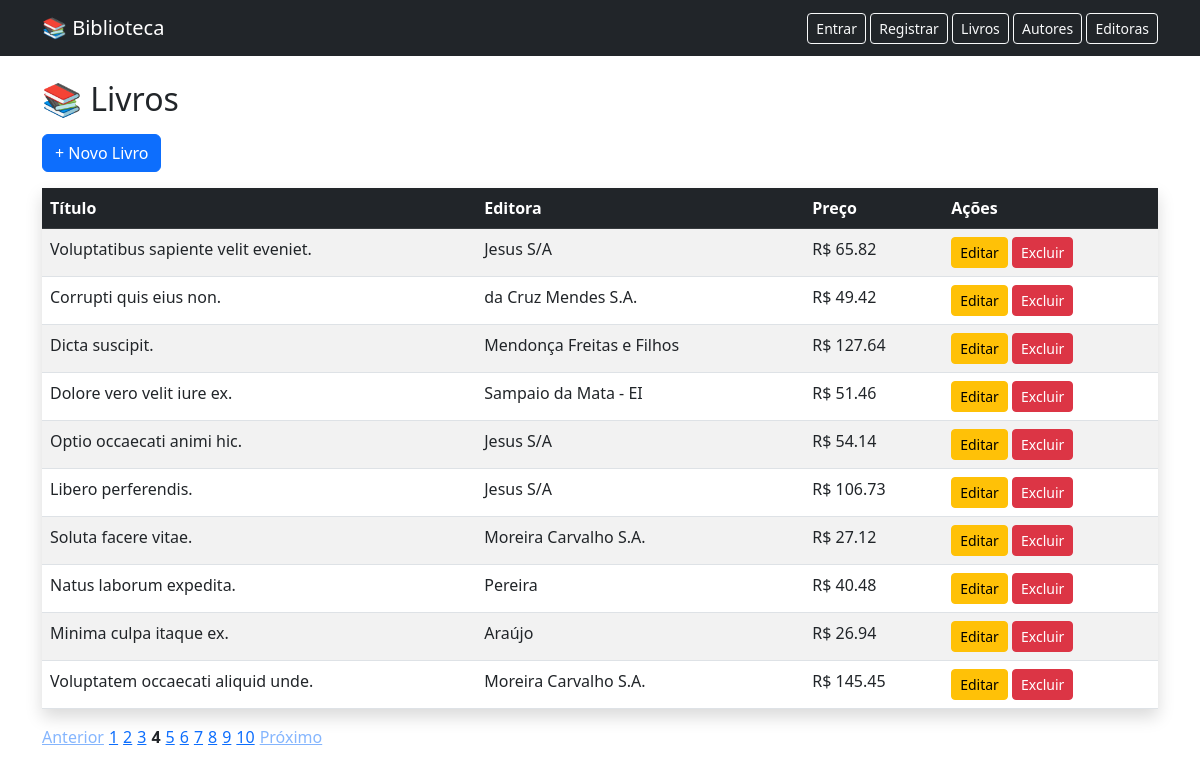
Screenshot of /edu/livros/?page=4 with the database file from the repository.
### edu/models.py (models this page shows, shortened)
class Livro(models.Model):
    isbn = models.CharField(max_length=13, unique=True)
    titulo = models.CharField(max_length=200)
    publicacao = models.DateField()
    preco = models.DecimalField(max_digits=6, decimal_places=2)
    estoque = models.IntegerField()
    editora = models.ForeignKey(
        Editora,
        on_delete=models.CASCADE,
        related_name='livros'
    )
    autores = models.ManyToManyField(
        Autor,
        through='Publica',
        related_name='livros'
    )

class Editora(models.Model):
    nome = models.CharField(max_length=100, unique=False)

### edu/views.py (the view)
# urls.py: path('livros/', views.listar_livros, name='listar_livros'),
def listar_livros(request):
    livros = Livro.objects.all()
    page = request.GET.get('page',1)
    pag = Paginator(livros, 10)
    try:
        livros = pag.page(page)
    except PageNotAnInteger:
        livros = pag.page(1)
    except EmptyPage:
        livros = pag.page(pag.num_pages)
    return render(request, 'livros/listar.html', {'livros': livros})

### edu/templates/livros/listar.html
{% extends 'baseedu.html' %}
{% block content %}
<h2 class="mb-3">📚 Livros</h2>
<a href="{% url 'criar_livro' %}" class="btn btn-primary mb-3">
    + Novo Livro
</a>
<table class="table table-striped table-hover shadow">
    <thead class="table-dark">
        <tr>
            <th>Título</th>
            <th>Editora</th>
            <th>Preço</th>
            <th>Ações</th>
        </tr>
    </thead>
    <tbody>
        {% for livro in livros %}
        <tr>
            <td>{{ livro.titulo }}</td>
            <td>{{ livro.editora.nome }}</td>
            <td>R$ {{ livro.preco }}</td>
            <td>
                <a href="{% url 'editar_livro' livro.id %}" class="btn btn-warning btn-sm">Editar</a>
                <a href="{% url 'deletar_livro' livro.id %}" class="btn btn-danger btn-sm">Excluir</a>
            </td>
        </tr>
        {% endfor %}
    </tbody>
</table>
<div>
    {% if livros.has_other_pages %}
  <nav class="pagination" aria-label="Page navigation">
    <ul class="pagination" style="display: flex; gap: 5px; padding: 0;">
      {% if livros.has_previous %}
        <li class="page-item">
          <a href="?page={{ livros.previous_page_number }}" style="opacity: 0.5;">Anterior</a>
        </li>
      {% endif %}
      {% for num in livros.paginator.page_range %}
        {% if num == livros.number %}
          <li class="page-item active"><strong>{{ num }}</strong></li>
        {% else %}
          <li class="page-item"><a href="?page={{ num }}">{{ num }}</a></li>
        {% endif %}
      {% endfor %}
      {% if livros.has_next %}
        <li class="page-item">
          <a href="?page={{ livros.next_page_number }}" style="opacity: 0.5;">Próximo</a>
        </li>
      {% endif %}
    </ul>
  </nav>
{% endif %}
</div>
{% endblock %}

### rows the page displays
Livro: titulo "Voluptatibus sapiente velit eveniet.", editora.nome "Jesus S/A", preco "65.82"
Livro: titulo "Corrupti quis eius non.", editora.nome "da Cruz Mendes S.A.", preco "49.42"
Livro: titulo "Dicta suscipit.", editora.nome "Mendonça Freitas e Filhos", preco "127.64"
Livro: titulo "Dolore vero velit iure ex.", editora.nome "Sampaio da Mata - EI", preco "51.46"
Livro: titulo "Optio occaecati animi hic.", editora.nome "Jesus S/A", preco "54.14"
Livro: titulo "Libero perferendis.", editora.nome "Jesus S/A", preco "106.73"
Livro: titulo "Soluta facere vitae.", editora.nome "Moreira Carvalho S.A.", preco "27.12"
Livro: titulo "Natus laborum expedita.", editora.nome "Pereira", preco "40.48"
Livro: titulo "Minima culpa itaque ex.", editora.nome "Araújo", preco "26.94"
Livro: titulo "Voluptatem occaecati aliquid unde.", editora.nome "Moreira Carvalho S.A.", preco "145.45"

### other values shown
{{ num }} "1" "2" "3" "5" "6" "7" "8" "9" "10"
{{ num }} "4"
